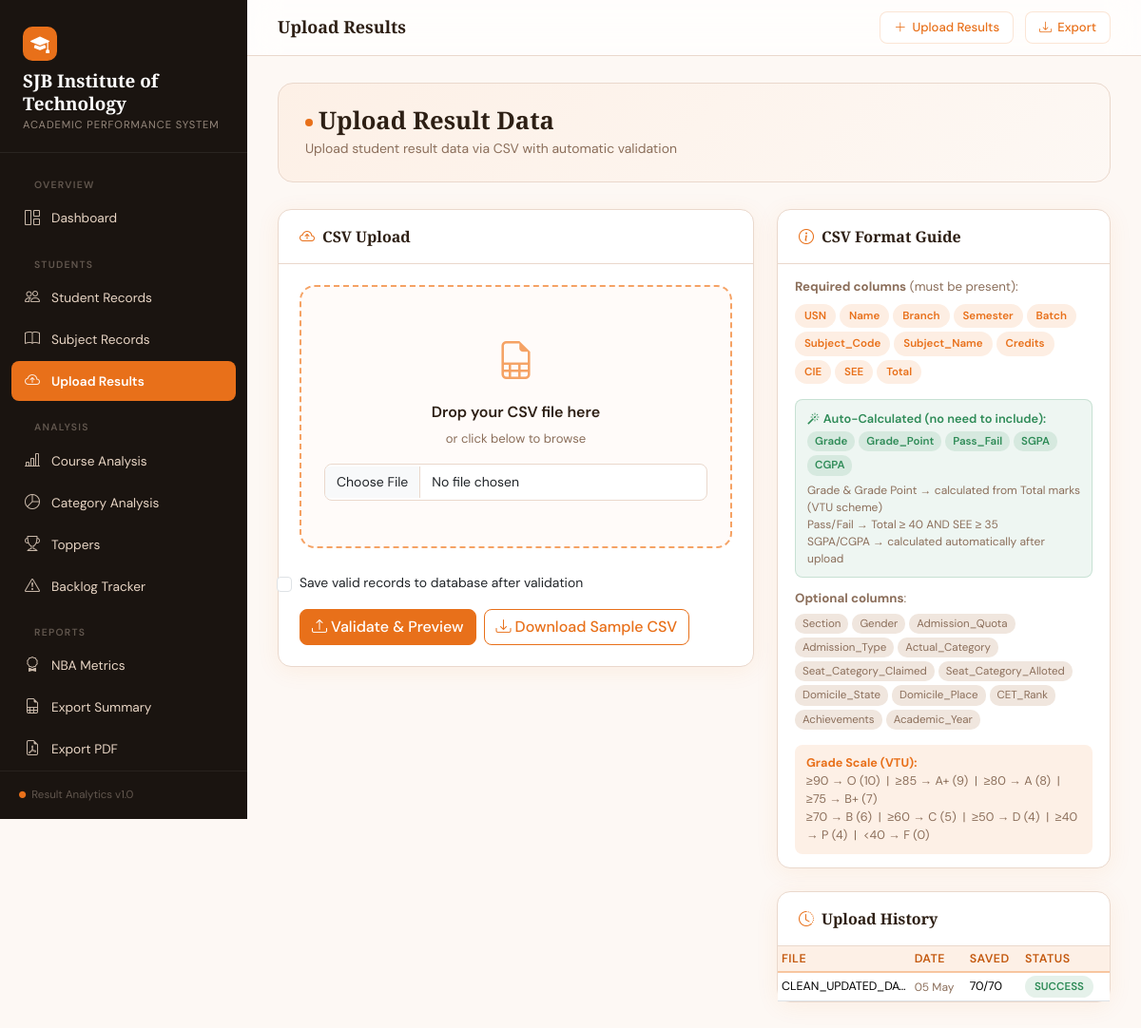
Page /analytics/upload/ on the committed database.
### analytics/models.py (models this page shows, shortened)
class UploadLog(models.Model):
    STATUS_CHOICES = [('SUCCESS', 'Success'), ('PARTIAL', 'Partial'), ('FAILED', 'Failed')]
    filename = models.CharField(max_length=255)
    uploaded_at = models.DateTimeField(auto_now_add=True)
    total_rows = models.IntegerField(default=0)
    valid_rows = models.IntegerField(default=0)
    invalid_rows = models.IntegerField(default=0)
    saved_rows = models.IntegerField(default=0)
    status = models.CharField(max_length=10, choices=STATUS_CHOICES, default='SUCCESS')
    errors_json = models.TextField(blank=True, null=True)

### analytics/views.py (the view, shortened to what this page needs)
# urls.py: path('upload/',              views.upload_results,     name='upload_results'),
def upload_results(request):
    form = CSVUploadForm()
    preview = None
    sample_csv = get_sample_csv_content()
    upload_logs = UploadLog.objects.order_by('-uploaded_at')[:10]
    return render(request, 'analytics/upload.html', {
        'form': form,
        'preview': preview,
        'upload_logs': upload_logs,
        'sample_csv': sample_csv,
    })

### analytics/forms.py
class CSVUploadForm(forms.Form):
    csv_file = forms.FileField(
        label='Upload CSV File',
        help_text='Upload a CSV file with student result data.',
        widget=forms.FileInput(attrs={'accept': '.csv', 'class': 'form-control'})
    )
    confirm_save = forms.BooleanField(
        required=False,
        label='Save valid records to database',
        widget=forms.CheckboxInput(attrs={'class': 'form-check-input'})
    )

### analytics/templatetags/analytics_tags.py (called while the page is built)
@register.filter
def split(value, delimiter=','):
    return [v.strip() for v in str(value).split(delimiter)]

### templates/analytics/upload.html (shortened to what this page needs)
{% extends "base.html" %}
{% load analytics_tags %}
{% block page_title %}Upload Results{% endblock %}
{% block content %}
<div class="page-header">
  <h1><span class="dot-accent"></span>Upload Result Data</h1>
  <p class="section-sub mb-0 mt-1">Upload student result data via CSV with automatic validation</p>
</div>
<div class="row g-4">
  <div class="col-lg-7">
    <div class="card">
      <div class="card-header"><i class="bi bi-cloud-arrow-up me-2" style="color:var(--primary)"></i>CSV Upload</div>
      <div class="card-body">
        <form method="post" enctype="multipart/form-data" id="uploadForm">
          <div class="upload-zone mb-4" id="dropZone">
            <i class="bi bi-file-earmark-spreadsheet" style="font-size:2.5rem; color:var(--primary-light); display:block; margin-bottom:12px;"></i>
            <div style="font-weight:600; color:var(--text-main); margin-bottom:6px;">Drop your CSV file here</div>
            <div style="font-size:.82rem; color:var(--text-muted); margin-bottom:16px;">or click below to browse</div>
            {{ form.csv_file }}
          </div>
          <div class="form-check mb-3 ps-0 d-flex align-items-center gap-2">
            {{ form.confirm_save }}
            <label class="form-check-label" for="{{ form.confirm_save.id_for_label }}" style="font-size:.87rem;">
              Save valid records to database after validation
            </label>
          </div>
          <div class="d-flex gap-2">
            <button type="submit" class="btn btn-primary">
              <i class="bi bi-upload me-1"></i>Validate & Preview
            </button>
            <a href="{% url 'download_sample' %}" class="btn btn-outline-primary">
              <i class="bi bi-download me-1"></i>Download Sample CSV
            </a>
          </div>
        </form>
      </div>
    </div>
  </div>
  <div class="col-lg-5">
    <div class="card mb-4">
      <div class="card-header"><i class="bi bi-info-circle me-2" style="color:var(--primary)"></i>CSV Format Guide</div>
      <div class="card-body p-0">
        <div style="padding: 14px 18px;">
          <p style="font-size:.83rem; color:var(--text-muted); margin-bottom:8px;"><strong>Required columns</strong> (must be present):</p>
          <div class="d-flex flex-wrap gap-1 mb-3">
            {% for col in "USN,Name,Branch,Semester,Batch,Subject_Code,Subject_Name,Credits,CIE,SEE,Total"|split:"," %}
            <span class="badge-orange">{{ col }}</span>
            {% endfor %}
          </div>
          <div style="background:rgba(46,139,87,.08); border:1px solid rgba(46,139,87,.2); border-radius:8px; padding:10px 12px; margin-bottom:12px;">
            <div style="font-size:.8rem; font-weight:600; color:var(--success); margin-bottom:4px;">
              <i class="bi bi-magic me-1"></i>Auto-Calculated (no need to include):
            </div>
            <div class="d-flex flex-wrap gap-1">
              {% for col in "Grade,Grade_Point,Pass_Fail,SGPA,CGPA"|split:"," %}
              <span style="background:rgba(46,139,87,.12); color:var(--success); padding:2px 8px; border-radius:10px; font-size:.72rem; font-weight:600;">{{ col }}</span>
              {% endfor %}
            </div>
            <div style="font-size:.75rem; color:var(--text-muted); margin-top:6px;">
              Grade &amp; Grade Point → calculated from Total marks (VTU scheme)<br>
              Pass/Fail → Total ≥ 40 AND SEE ≥ 35<br>
              SGPA/CGPA → calculated automatically after upload
            </div>
          </div>
          <p style="font-size:.83rem; color:var(--text-muted); margin-bottom:6px;"><strong>Optional columns</strong>:</p>
          <div class="d-flex flex-wrap gap-1 mb-3">
            {% for col in "Section,Gender,Admission_Quota,Admission_Type,Actual_Category,Seat_Category_Claimed,Seat_Category_Alloted,Domicile_State,Domicile_Place,CET_Rank,Achievements,Academic_Year"|split:"," %}
            <span style="background:#F0E6DE; color:var(--text-muted); padding:2px 8px; border-radius:10px; font-size:.72rem;">{{ col }}</span>
            {% endfor %}
          </div>
          <div style="background:#FDF0E6; border-radius:8px; padding:10px 12px; font-size:.79rem; color:var(--text-muted);">
            <strong style="color:var(--primary);">Grade Scale (VTU):</strong><br>
            ≥90 → O (10) &nbsp;|&nbsp; ≥85 → A+ (9) &nbsp;|&nbsp; ≥80 → A (8) &nbsp;|&nbsp; ≥75 → B+ (7)<br>
            ≥70 → B (6) &nbsp;|&nbsp; ≥60 → C (5) &nbsp;|&nbsp; ≥50 → D (4) &nbsp;|&nbsp; ≥40 → P (4) &nbsp;|&nbsp; &lt;40 → F (0)
          </div>
        </div>
      </div>
    </div>
    <div class="card">
      <div class="card-header"><i class="bi bi-clock-history me-2" style="color:var(--primary)"></i>Upload History</div>
      <div class="card-body p-0">
        {% if upload_logs %}
        <div class="table-responsive">
          <table class="table table-sm mb-0">
            <thead><tr><th>File</th><th>Date</th><th>Saved</th><th>Status</th></tr></thead>
            <tbody>
              {% for log in upload_logs %}
              <tr>
                <td style="font-size:.78rem; max-width:120px; overflow:hidden; text-overflow:ellipsis; white-space:nowrap;">{{ log.filename }}</td>
                <td style="font-size:.75rem; color:var(--text-muted);">{{ log.uploaded_at|date:"d M" }}</td>
                <td style="font-size:.78rem;">{{ log.saved_rows }}/{{ log.total_rows }}</td>
                <td>
                  <span class="badge-{% if log.status == 'SUCCESS' %}pass{% elif log.status == 'PARTIAL' %}orange{% else %}fail{% endif %}">
                    {{ log.status }}
                  </span>
                </td>
              </tr>
              {% endfor %}
            </tbody>
          </table>
        </div>
        {% else %}
        <div class="text-center py-4" style="font-size:.84rem; color:var(--text-muted);">
          <i class="bi bi-inbox d-block fs-3 mb-2 opacity-40"></i>No uploads yet
        </div>
        {% endif %}
      </div>
    </div>
  </div>
</div>
{% endblock %}

### templates/base.html (style rules this page uses)
:root { --primary: #E8701A; --primary-dark: #C45A10; --primary-light: #F5A264; --accent: #F7C59F; --bg: #FDF8F4; --bg-card: #FFFFFF; --sidebar-bg: #1A1410; --sidebar-text: #E8D5C4; --sidebar-hover: rgba(232,112,26,0.15); --sidebar-active:#E8701A; --text-main: #2D1F14; --text-muted: #8B6E5A; --border: #EAD8CC; --success: #2E8B57; --danger: #C0392B; --warning: #E67E22; --info: #2980B9; --glass-bg: rgba(255,255,255,0.72); --glass-border: rgba(232,112,26,0.18); --shadow: 0 4px 24px rgba(232,112,26,0.08); --shadow-lg: 0 8px 40px rgba(232,112,26,0.14); }
* { box-sizing: border-box; }
body { font-family: 'DM Sans', sans-serif; background: var(--bg); color: var(--text-main); min-height: 100vh; overflow-x: hidden; }
.card { border: 1px solid var(--border); border-radius: 14px; background: var(--bg-card); box-shadow: var(--shadow); }
.card-header { background: transparent; border-bottom: 1px solid var(--border); padding: 16px 22px; font-family: 'Playfair Display', serif; font-size: 1rem; font-weight: 600; color: var(--text-main); }
.card-body { padding: 22px; }
.table { font-size: .85rem; }
.table thead th { background: #FDF0E6; color: var(--primary-dark); font-weight: 600; border-bottom: 2px solid var(--accent); font-size: .78rem; letter-spacing: .04em; text-transform: uppercase; }
.table td { vertical-align: middle; }
.badge-pass { background: rgba(46,139,87,.12); color: var(--success); padding: 4px 10px; border-radius: 20px; font-size: .72rem; font-weight: 600; }
.badge-orange { background: rgba(232,112,26,.12); color: var(--primary); padding: 4px 10px; border-radius: 20px; font-size: .72rem; font-weight: 600; }
.btn-primary { background: var(--primary); border-color: var(--primary); font-weight: 500; border-radius: 8px; }
.btn-outline-primary { color: var(--primary); border-color: var(--primary); border-radius: 8px; font-weight: 500; }
.section-sub { color: var(--text-muted); font-size: .87rem; }
.page-header { background: linear-gradient(135deg, #FDF0E6 0%, #FDF8F4 100%); border: 1px solid var(--border); border-radius: 16px; padding: 24px 28px; margin-bottom: 28px; }
.page-header h1 { font-family: 'Playfair Display', serif; font-size: 1.6rem; font-weight: 700; margin: 0; }
.form-control, .form-select { border-radius: 8px; border: 1px solid var(--border); font-size: .875rem; padding: 8px 12px; background: #fff; }
.upload-zone { border: 2px dashed var(--primary-light); border-radius: 16px; padding: 48px 24px; text-align: center; background: rgba(245,162,100,.04); transition: all .2s; }
.dot-accent { display: inline-block; width: 8px; height: 8px; background: var(--primary); border-radius: 50%; margin-right: 6px; vertical-align: middle; }

### rows in the picture
UploadLog: filename "CLEAN_UPDATED_DA…", uploaded_at "05 May", saved_rows "70", total_rows "70", status "SUCCESS"

### other values in the picture
{{ col }} "USN" "Name" "Branch" "Semester" "Batch" "Subject_Code" "Subject_Name" "Credits" "CIE" "SEE" "Total"
{{ col }} "Grade" "Grade_Point" "Pass_Fail" "SGPA" "CGPA"
{{ col }} "Section" "Gender" "Admission_Quota" "Admission_Type" "Actual_Category" "Seat_Category_Claimed" "Seat_Category_Alloted" "Domicile_State" "Domicile_Place" "CET_Rank" "Achievements" "Academic_Year"
